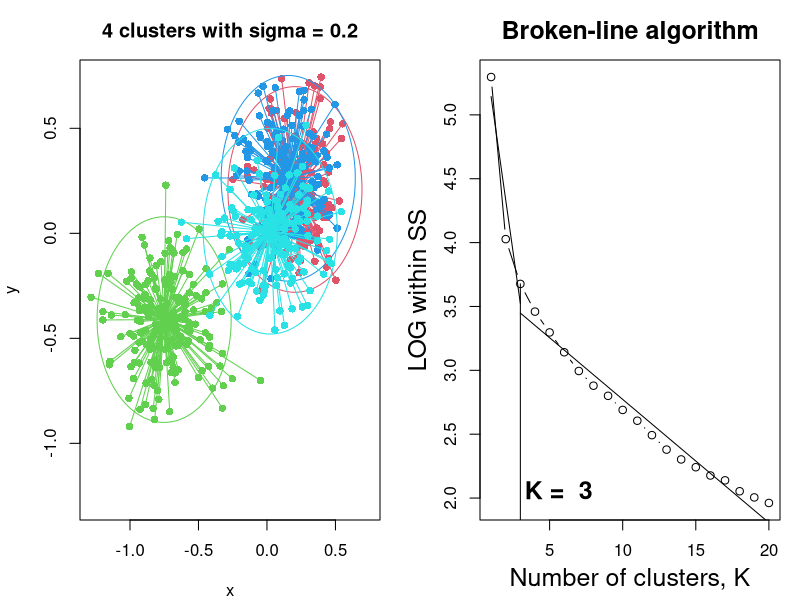

Write the R code that produced this figure.
kmsimK <-
    function(K = 4, Kmax = 20, sigma = .2, st = 3) {
        set.seed(st)
        m <- 2 # dimension of x
        n <- 100 + round(10 + runif(K) * 100) # number of vectors in K clusters
        n[n < 3] <- 3 # can't be < than 3
        nsum <- sum(n)
        mu <- matrix(nrow = K, ncol = m) # centers
        for (i in 1:K) mu[i, ] <- runif(m, min = -1, max = 1) # random centers/mus
        X <- matrix(nrow = sum(n), ncol = m)
        # generate X with K clusters and centers mu and sigma
        ii <- 1
        for (k in 1:K)
        {
            for (j in 1:m) {
                X[ii:(ii + n[k] - 1), j] <- rnorm(n[k], mean = mu[k, j], sd = sigma)
            }
            ii <- ii + n[k]
        }

        par(mfrow = c(1, 2), mar = c(4, 4, 3, 1))
        Xmin <- min(X)
        Xmax <- max(X)
        plot(X[, 1], X[, 2], type = "n", xlim = c(Xmin, Xmax), ylim = c(Xmin, Xmax), main = paste(K, "clusters with sigma =", sigma), xlab = "x", ylab = "y")

        ii <- 1
        tt <- seq(from = 0, to = 2 * pi, length = 200)
        cost <- cos(tt)
        sint <- sin(tt)
        alpha <- 0.05
        qchi <- sqrt(qchisq(1 - alpha, df = m)) * sigma
        for (k in 1:K)
        {
            points(X[ii:(ii + n[k] - 1), 1], X[ii:(ii + n[k] - 1), 2], pch = 16, col = k + 1)
            segments(X[ii:(ii + n[k] - 1), 1], X[ii:(ii + n[k] - 1), 2], mu[k, 1], mu[k, 2], col = k + 1)
            ii <- ii + n[k]
            lines(mu[k, 1] + cost * qchi, mu[k, 2] + sint * qchi, col = k + 1) # 95% confidence circle
        }

        # Broken-line algorithm for detection of K
        Swin <- rep(0, Kmax)
        for (k in 1:Kmax) {
            Swin[k] <- kmeans(X, centers = k, nstart = 10)$tot.withinss
        } # Find the total within sum of squares from 1 to Kmax


        ss <- log(Swin)
        siMIN <- 1000000
        for (ik in 2:(Kmax - 2))
        {
            x1 <- 1:ik
            y1 <- ss[x1]
            x2 <- ik:Kmax
            y2 <- ss[x2]
            si <- sum(lm(y1 ~ x1)$residuals^2) + sum(lm(y2 ~ x2)$residuals^2)
            if (si < siMIN) {
                siMIN <- si
                km <- ik # K for which two SS is minimal
            }
        }

        plot(1:Kmax, ss, type = "b", xlab = "", ylab = "", main = "Broken-line algorithm", cex.main = 1.5)
        mtext(side = 1, "Number of clusters, K", line = 2.5, cex = 1.5)
        mtext(side = 2, "LOG within SS", line = 2.5, cex = 1.5)
        x1 <- 1:km
        y1 <- ss[x1]
        x2 <- km:Kmax
        y2 <- ss[x2]
        y1 <- lm(y1 ~ x1)$fitted.values
        lines(x1, y1)
        y2 <- lm(y2 ~ x2)$fitted.values
        lines(x2, y2)
        segments(km, -1, km, ss[km])
        text(km + .3, min(ss) + .1, paste("K = ", km), adj = 0, cex = 1.5, font = 2)
    }

kmsimK()
